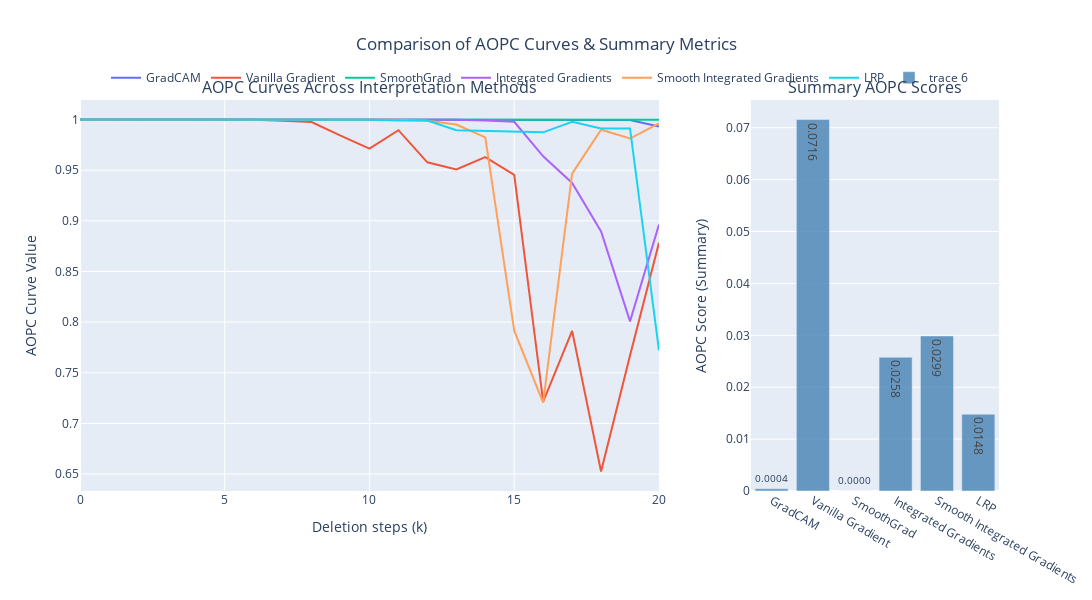

The cell this chart's notebook holds for it:
### Markdown cell above
### Interactive plot (if we prefer)

### Code cell
'''
Change: Had to install Plotly first
'''
!pip install plotly
import plotly.graph_objects as go
from plotly.subplots import make_subplots
import numpy as np

# ----------------------------
# Example array placeholders
# ----------------------------
# Replace these with your real data:
k = np.arange(0, 100)              # deletion steps
curves = {
    "GradCAM": curve1,
    "Vanilla Gradient": curve2,
    "SmoothGrad": curve3,
    "Integrated Gradients": curve4,
    "Smooth Integrated Gradients": curve5,
    "LRP": curve6
}

summary_aopc = {
    "GradCAM": aopc1,
    "Vanilla Gradient": aopc2,
    "SmoothGrad": aopc3,
    "Integrated Gradients": aopc4,
    "Smooth Integrated Gradients": aopc5,
    "LRP": aopc6
}

methods = list(curves.keys())

# ----------------------------
# Create 1x2 subplot layout
# ----------------------------

fig = make_subplots(
    rows=1, cols=2,
    column_widths=[0.70, 0.30],
    subplot_titles=(
        "AOPC Curves Across Interpretation Methods",
        "Summary AOPC Scores"
    )
)

# ----------------------------
# Left panel — Line plots
# ----------------------------
for name in methods:
    fig.add_trace(
        go.Scatter(
            x=k,
            y=curves[name],
            mode="lines",
            name=name,
            hovertemplate=f"<b>{name}</b><br>k=%{{x}}<br>AOPC=%{{y:.4f}}<extra></extra>"
        ),
        row=1, col=1
    )

fig.update_xaxes(title="Deletion steps (k)", row=1, col=1)
fig.update_yaxes(title="AOPC Curve Value", row=1, col=1)

# ----------------------------
# Right panel — Bar chart
# ----------------------------
fig.add_trace(
    go.Bar(
        x=list(summary_aopc.keys()),
        y=list(summary_aopc.values()),
        text=[f"{v:.4f}" for v in summary_aopc.values()],
        textposition="auto",
        marker=dict(color="rgba(70,130,180,0.8)"),
        hovertemplate="<b>%{x}</b><br>AOPC Score=%{y:.4f}<extra></extra>"
    ),
    row=1, col=2
)

fig.update_yaxes(title="AOPC Score (Summary)", row=1, col=2)

# ----------------------------
# Layout formatting
# ----------------------------
fig.update_layout(
    height=600,
    width=1200,
    showlegend=True,
    legend=dict(
        orientation="h",
        yanchor="bottom",
        y=1.02,
        xanchor="center",
        x=0.50
    ),
    title=dict(
        text="Comparison of AOPC Curves & Summary Metrics",
        x=0.5,
        xanchor="center"
    )
)

fig.show()

### Figure 1 — Plotly figure (JSON) as saved in the notebook; plotly's stock layout.template omitted (floating-point values rounded to 4 significant figures)
{"data": [{"hovertemplate": "<b>GradCAM</b><br>k=%{x}<br>AOPC=%{y:.4f}<extra></extra>", "mode": "lines", "name": "GradCAM", "type": "scatter", "x": [0, 1, 2, 3, 4, 5, 6, 7, 8, 9, 10, 11, 12, 13, 14, 15, 16, 17, 18, 19, 20, 21, 22, 23, 24, 25, 26, 27, 28, 29, 30, 31, 32, 33, 34, 35, 36, 37, 38, 39, 40, 41, 42, 43, 44, 45, 46, 47, 48, 49, 50, 51, 52, 53, 54, 55, 56, 57, 58, 59, 60, 61, 62, 63, 64, 65, 66, 67, 68, 69, 70, 71, 72, 73, 74, 75, 76, 77, 78, 79, 80, 81, 82, 83, 84, 85, 86, 87, 88, 89, 90, 91, 92, 93, 94, 95, 96, 97, 98, 99], "xaxis": "x", "y": [1.0, 1.0, 1.0, 1.0, 1.0, 1.0, 1.0, 1.0, 1.0, 1.0, 1.0, 1.0, 1.0, 0.9999, 0.9998, 0.9997, 0.9997, 0.9997, 0.9997, 0.9996, 0.993], "yaxis": "y"}, {"hovertemplate": "<b>Vanilla Gradient</b><br>k=%{x}<br>AOPC=%{y:.4f}<extra></extra>", "mode": "lines", "name": "Vanilla Gradient", "type": "scatter", "x": [0, 1, 2, 3, 4, 5, 6, 7, 8, 9, 10, 11, 12, 13, 14, 15, 16, 17, 18, 19, 20, 21, 22, 23, 24, 25, 26, 27, 28, 29, 30, 31, 32, 33, 34, 35, 36, 37, 38, 39, 40, 41, 42, 43, 44, 45, 46, 47, 48, 49, 50, 51, 52, 53, 54, 55, 56, 57, 58, 59, 60, 61, 62, 63, 64, 65, 66, 67, 68, 69, 70, 71, 72, 73, 74, 75, 76, 77, 78, 79, 80, 81, 82, 83, 84, 85, 86, 87, 88, 89, 90, 91, 92, 93, 94, 95, 96, 97, 98, 99], "xaxis": "x", "y": [1.0, 0.9997, 0.9999, 0.9999, 0.9999, 0.9998, 0.9997, 0.9987, 0.9976, 0.9841, 0.9714, 0.9895, 0.9578, 0.9507, 0.9629, 0.9454, 0.7214, 0.7914, 0.6526, 0.7671, 0.8784], "yaxis": "y"}, {"hovertemplate": "<b>SmoothGrad</b><br>k=%{x}<br>AOPC=%{y:.4f}<extra></extra>", "mode": "lines", "name": "SmoothGrad", "type": "scatter", "x": [0, 1, 2, 3, 4, 5, 6, 7, 8, 9, 10, 11, 12, 13, 14, 15, 16, 17, 18, 19, 20, 21, 22, 23, 24, 25, 26, 27, 28, 29, 30, 31, 32, 33, 34, 35, 36, 37, 38, 39, 40, 41, 42, 43, 44, 45, 46, 47, 48, 49, 50, 51, 52, 53, 54, 55, 56, 57, 58, 59, 60, 61, 62, 63, 64, 65, 66, 67, 68, 69, 70, 71, 72, 73, 74, 75, 76, 77, 78, 79, 80, 81, 82, 83, 84, 85, 86, 87, 88, 89, 90, 91, 92, 93, 94, 95, 96, 97, 98, 99], "xaxis": "x", "y": [1.0, 1.0, 1.0, 1.0, 1.0, 1.0, 1.0, 1.0, 1.0, 1.0, 1.0, 1.0, 1.0, 1.0, 1.0, 1.0, 0.9999, 0.9999, 0.9999, 0.9997, 0.9998], "yaxis": "y"}, {"hovertemplate": "<b>Integrated Gradients</b><br>k=%{x}<br>AOPC=%{y:.4f}<extra></extra>", "mode": "lines", "name": "Integrated Gradients", "type": "scatter", "x": [0, 1, 2, 3, 4, 5, 6, 7, 8, 9, 10, 11, 12, 13, 14, 15, 16, 17, 18, 19, 20, 21, 22, 23, 24, 25, 26, 27, 28, 29, 30, 31, 32, 33, 34, 35, 36, 37, 38, 39, 40, 41, 42, 43, 44, 45, 46, 47, 48, 49, 50, 51, 52, 53, 54, 55, 56, 57, 58, 59, 60, 61, 62, 63, 64, 65, 66, 67, 68, 69, 70, 71, 72, 73, 74, 75, 76, 77, 78, 79, 80, 81, 82, 83, 84, 85, 86, 87, 88, 89, 90, 91, 92, 93, 94, 95, 96, 97, 98, 99], "xaxis": "x", "y": [1.0, 1.0, 1.0, 1.0, 1.0, 0.9999, 0.9999, 0.9999, 1.0, 1.0, 1.0, 0.9999, 1.0, 0.9999, 0.999, 0.9978, 0.9637, 0.9375, 0.8895, 0.8008, 0.8964], "yaxis": "y"}, {"hovertemplate": "<b>Smooth Integrated Gradients</b><br>k=%{x}<br>AOPC=%{y:.4f}<extra></extra>", "mode": "lines", "name": "Smooth Integrated Gradients", "type": "scatter", "x": [0, 1, 2, 3, 4, 5, 6, 7, 8, 9, 10, 11, 12, 13, 14, 15, 16, 17, 18, 19, 20, 21, 22, 23, 24, 25, 26, 27, 28, 29, 30, 31, 32, 33, 34, 35, 36, 37, 38, 39, 40, 41, 42, 43, 44, 45, 46, 47, 48, 49, 50, 51, 52, 53, 54, 55, 56, 57, 58, 59, 60, 61, 62, 63, 64, 65, 66, 67, 68, 69, 70, 71, 72, 73, 74, 75, 76, 77, 78, 79, 80, 81, 82, 83, 84, 85, 86, 87, 88, 89, 90, 91, 92, 93, 94, 95, 96, 97, 98, 99], "xaxis": "x", "y": [1.0, 1.0, 1.0, 1.0, 1.0, 0.9999, 0.9999, 1.0, 1.0, 1.0, 1.0, 0.9999, 0.9989, 0.9951, 0.9823, 0.7916, 0.7205, 0.9466, 0.9899, 0.9813, 0.9962], "yaxis": "y"}, {"hovertemplate": "<b>LRP</b><br>k=%{x}<br>AOPC=%{y:.4f}<extra></extra>", "mode": "lines", "name": "LRP", "type": "scatter", "x": [0, 1, 2, 3, 4, 5, 6, 7, 8, 9, 10, 11, 12, 13, 14, 15, 16, 17, 18, 19, 20, 21, 22, 23, 24, 25, 26, 27, 28, 29, 30, 31, 32, 33, 34, 35, 36, 37, 38, 39, 40, 41, 42, 43, 44, 45, 46, 47, 48, 49, 50, 51, 52, 53, 54, 55, 56, 57, 58, 59, 60, 61, 62, 63, 64, 65, 66, 67, 68, 69, 70, 71, 72, 73, 74, 75, 76, 77, 78, 79, 80, 81, 82, 83, 84, 85, 86, 87, 88, 89, 90, 91, 92, 93, 94, 95, 96, 97, 98, 99], "xaxis": "x", "y": [1.0, 1.0, 1.0, 1.0, 1.0, 0.9999, 0.9999, 0.9998, 0.9998, 0.9999, 0.9998, 0.999, 0.9991, 0.9894, 0.9888, 0.9885, 0.9874, 0.9977, 0.9911, 0.9912, 0.7722], "yaxis": "y"}, {"hovertemplate": "<b>%{x}</b><br>AOPC Score=%{y:.4f}<extra></extra>", "marker": {"color": "rgba(70,130,180,0.8)"}, "text": ["0.0004", "0.0716", "0.0000", "0.0258", "0.0299", "0.0148"], "textposition": "auto", "type": "bar", "x": ["GradCAM", "Vanilla Gradient", "SmoothGrad", "Integrated Gradients", "Smooth Integrated Gradients", "LRP"], "xaxis": "x2", "y": [0.0004273, 0.07157, 1.988e-05, 0.02577, 0.02987, 0.0148], "yaxis": "y2"}], "layout": {"annotations": [{"font": {"size": 16}, "showarrow": false, "text": "AOPC Curves Across Interpretation Methods", "x": 0.315, "xanchor": "center", "xref": "paper", "y": 1, "yanchor": "bottom", "yref": "paper"}, {"font": {"size": 16}, "showarrow": false, "text": "Summary AOPC Scores", "x": 0.865, "xanchor": "center", "xref": "paper", "y": 1, "yanchor": "bottom", "yref": "paper"}], "height": 600, "legend": {"orientation": "h", "x": 0.5, "xanchor": "center", "y": 1.02, "yanchor": "bottom"}, "showlegend": true, "title": {"text": "Comparison of AOPC Curves & Summary Metrics", "x": 0.5, "xanchor": "center"}, "width": 1200, "xaxis": {"anchor": "y", "domain": [0, 0.63], "title": {"text": "Deletion steps (k)"}}, "xaxis2": {"anchor": "y2", "domain": [0.73, 1]}, "yaxis": {"anchor": "x", "domain": [0, 1], "title": {"text": "AOPC Curve Value"}}, "yaxis2": {"anchor": "x2", "domain": [0, 1], "title": {"text": "AOPC Score (Summary)"}}}}
